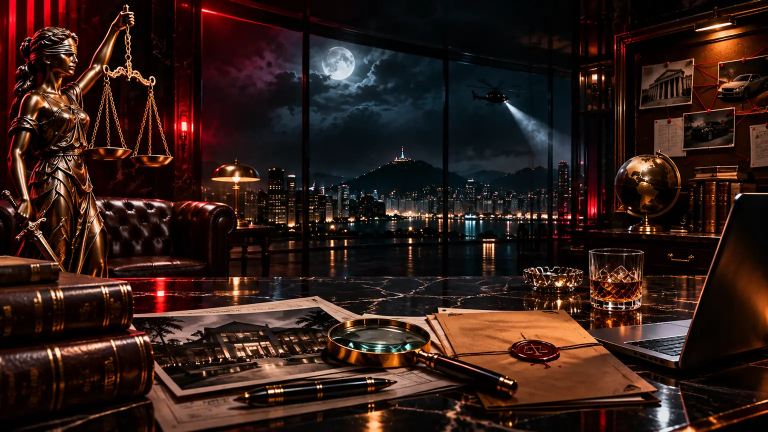
#> input picture assets/the-crimes-v5/backgrounds/host-world.webp, 1536 x 864 px (shown at 1/2 size)
$ python build-v6-art.py
#> lines starting #> are read from the running program, lines starting #| are printed output that depends on the picture
"""THE CRIMES LIVE V6: deterministic production of reusable image assets.
Builds only from original photographic artwork owned by the project.
No dynamic UI labels or clickable controls are baked into art.
"""
from pathlib import Path
from PIL import Image, ImageEnhance, ImageFilter, ImageDraw, ImageChops
import math, json

ROOT=Path(__file__).resolve().parents[2]
OUT=ROOT/'assets'/'the-crimes-v6'
SOURCE=ROOT/'assets'/'the-crimes-v5'
AVATARS=ROOT/'assets'/'the-crimes-v3'/'avatars'
for folder in ('backgrounds','buttons','portraits','frames','textures'):
    (OUT/folder).mkdir(parents=True,exist_ok=True)

def clamp(v): return max(0,min(255,int(v)))
def photo(path,w=1920,h=1080, brightness=.84, contrast=1.14, sat=1.22):
#> called with w = 1920, h = 1080, brightness = 0.91, contrast = 1.14, sat = 1.22
    img=Image.open(path).convert('RGB')
#> img is the input picture: PIL image 1536x864 RGB; mean R, G, B 48.6, 29, 23.4
    ww,hh=img.size
#> ww = 1536; hh = 864
    crop=(max(0,ww-(hh*w/h)), max(0,hh-(ww*h/w)))
#> crop = (0, 0)
    if crop[0]>0:
        dx=int(crop[0]/2);img=img.crop((dx,0,ww-dx,hh))
    elif crop[1]>0:
        dy=int(crop[1]/2);img=img.crop((0,dy,ww,hh-dy))
    img=img.resize((w,h),Image.Resampling.LANCZOS)
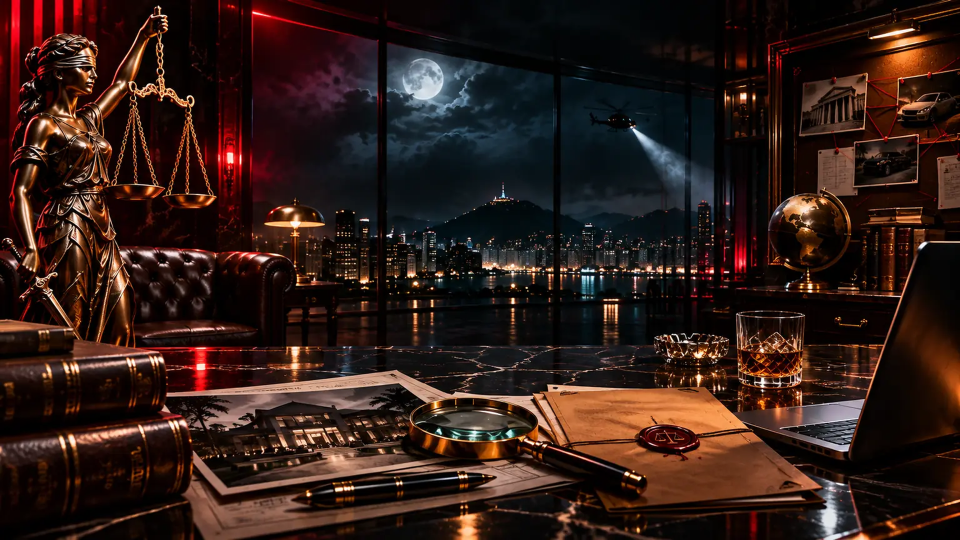
#> img: PIL image 1920x1080 RGB (shown at 1/2 size); mean R, G, B 48.6, 29, 23.5
    img=ImageEnhance.Contrast(img).enhance(contrast)
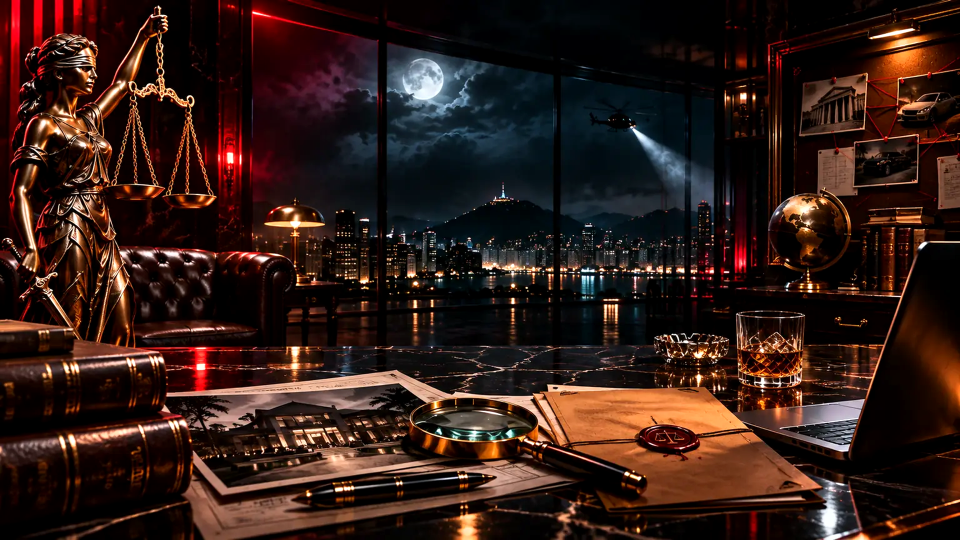
#> img: PIL image 1920x1080 RGB (shown at 1/2 size); mean R, G, B 50.2, 29, 23.3
    img=ImageEnhance.Color(img).enhance(sat)
    img=ImageEnhance.Brightness(img).enhance(brightness)
    return img

def cinematic_photo(name,source, tint=(35,70,115), brightness=.90, glow=(.20,.27), red_side=False):
    w,h=1920,1080
    img=photo(SOURCE/'backgrounds'/source,brightness=brightness)
    wash=Image.new('RGB',(w,h),(0,0,0))
#> wash: PIL image 1920x1080 RGB; every value is 0
    p=wash.load()
    for y in range(h):
        yv=y/h
        for x in range(w):
            xv=x/w
            edge=min(xv,1-xv,yv,1-yv)*2
            vignette=(1-min(.45,edge*.40))**2
            sh=(max(0,abs(xv-.5)*2-.27))*0.43
            a=0.10+0.28*sh+(.10*(yv**2))
            side_light=(max(0,1-abs(xv-glow[0])*3)**3)*max(0,1-abs(yv-glow[1])*2.0)
            beam_color=(146,19,47) if red_side else tint
            col=[clamp(c*min(.26,side_light*.18)) for c in beam_color]
            p[x,y]=(clamp(col[0]),clamp(col[1]),clamp(col[2]))
    img=Image.blend(img,wash,.12)
    v=Image.new('RGBA',(w,h),(0,0,0,0))
    pix=v.load()
    for y in range(h):
        yy=y/h
        for x in range(w):
            xx=x/w
            d=math.sqrt(((xx-.5)/.72)**2+((yy-.47)/.8)**2)
            a=clamp(210*max(0,d-.32)**1.5+.17*yy*100)
            pix[x,y]=(1,3,10,a)
    img=Image.alpha_composite(img.convert('RGBA'),v).convert('RGB')
    img.save(OUT/'backgrounds'/name,format='WEBP',quality=88,method=6)
    return name

backgrounds=[
    ('host-control.webp','host-world.webp',(60,116,140),.91,(.12,.30),True),
    ('case-select.webp','screen-frame.webp',(48,117,164),.89,(.82,.25),True),
    ('lobby-qr.webp','join-noir.webp',(156,98,66),.92,(.17,.25),True),
    ('projector.webp','screen-frame.webp',(41,100,167),.88,(.70,.18),False),
    ('podium.webp','final-stage.webp',(176,120,63),.93,(.48,.36),True),
]
for args in backgrounds:
#> (the run stopped early here; a loop or call above may not have finished)
